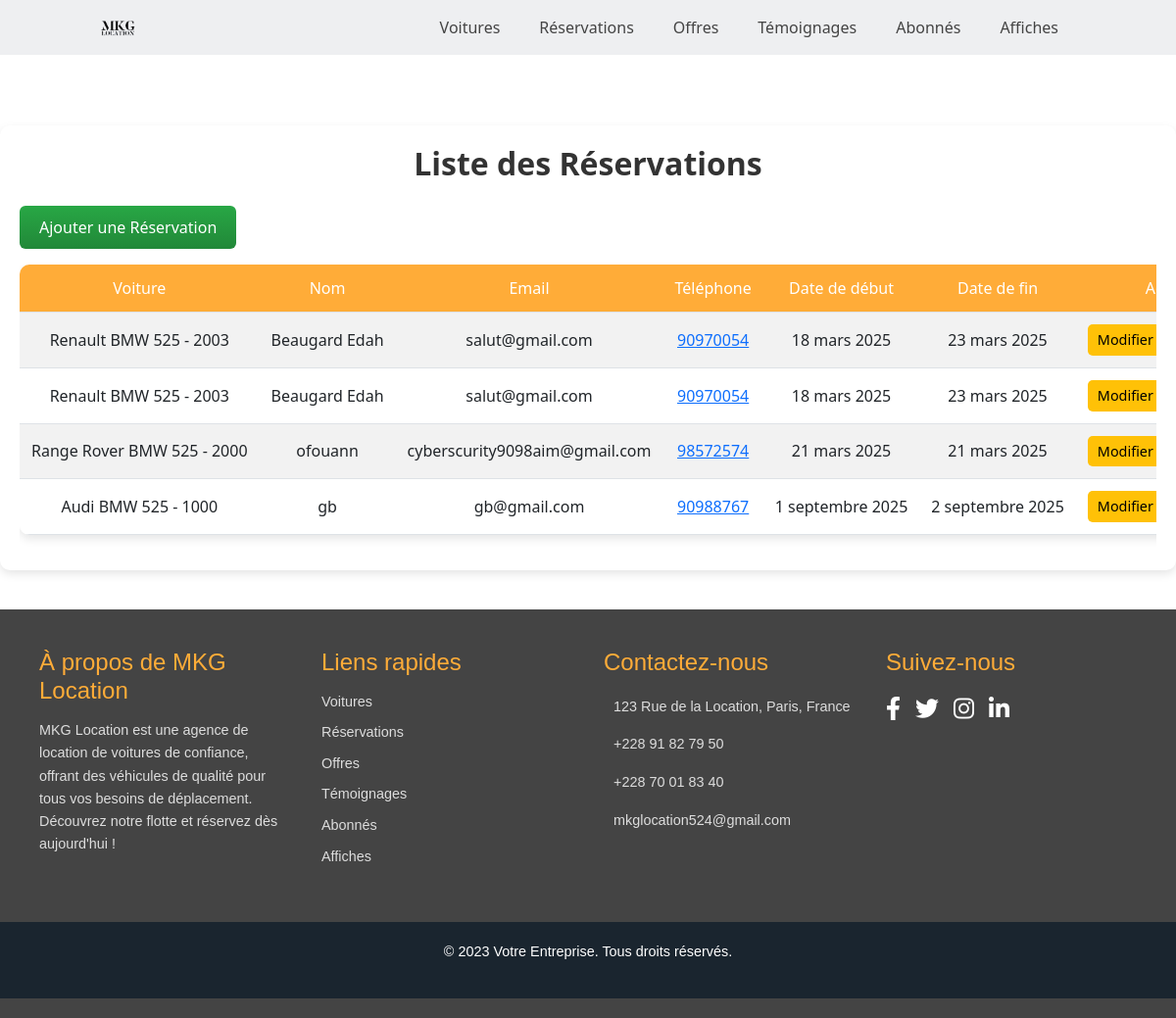
/reservations/, run on the app's committed database.
### vehicules/models.py (models this page shows, shortened)
class Reservation(models.Model):
    voiture = models.ForeignKey(Voiture, on_delete=models.CASCADE)  # Référence à la voiture réservée
    nom = models.CharField(max_length=255)
    email = models.EmailField()
    telephone = models.CharField(max_length=15)
    date_debut = models.DateField()
    date_fin = models.DateField()

class Voiture(models.Model):
    MARQUES = [
        ('BMW', 'BMW'),
        ('Mercedes', 'Mercedes-Benz'),
        ('Audi', 'Audi'),
        ('Range Rover', 'Range Rover'),
        ('Toyota', 'Toyota'),
        ('Peugeot', 'Peugeot'),
        ('Renault', 'Renault'),
    ]
    marque = models.CharField(max_length=50, choices=MARQUES, verbose_name="Marque")
    modele = models.CharField(max_length=100, verbose_name="Modèle")
    annee = models.IntegerField(verbose_name="Année")
    prix_jour = models.DecimalField(max_digits=10, decimal_places=2, verbose_name="Prix par jour (Fcfa)")
    prix_mois = models.DecimalField(max_digits=10, decimal_places=2, verbose_name="Prix par mois (Fcfa)")
    image = models.ImageField(upload_to='voitures/')  # Assure-toi d'avoir upload_to !
    def __str__(self):
        return f"{self.marque} {self.modele} - {self.annee}"

### vehicules/views.py (the view)
# urls.py: path('reservations/', views.liste_reservations, name='liste_reservations'),
def liste_reservations(request):
    reservations = Reservation.objects.all()
    return render(request, 'dashboard/reservation/liste_reservations.html', {'reservations': reservations})

### vehicules/templates/dashboard/reservation/liste_reservations.html (shortened to what this page needs)
{% load static %}
<!DOCTYPE html>
<html lang="fr">
<head>
    <link href="https://cdn.jsdelivr.net/npm/bootstrap@5.3.0/dist/css/bootstrap.min.css" rel="stylesheet">
    <link href="https://cdnjs.cloudflare.com/ajax/libs/font-awesome/6.0.0-beta3/css/all.min.css" rel="stylesheet">
</head>
<body>
    <header class="section">
        <div class="logo">
            <a href="{% url 'dashboard' %}">
                <img src="{% static 'images/logomkg.png' %}" alt="Logo MKG">
            </a>
        </div>
        <div class="navbar-container">
            <ul class="navbar">
                <li><a href="{% url 'liste_voitures' %}">Voitures</a></li>
                <li><a href="{% url 'liste_reservations' %}">Réservations</a></li>
                <li><a href="{% url 'liste_offres' %}">Offres</a></li>
                <li><a href="{% url 'liste_temoignages' %}">Témoignages</a></li>
                <li><a href="{% url 'liste_abonnes' %}">Abonnés</a></li>
                <li><a href="{% url 'liste_affiches' %}">Affiches</a></li>
            </ul>
        </div>
    </header>
    <main>
        <div class="container mt-5">
            <h1 class="mb-4">Liste des Réservations</h1>
            <a href="{% url 'ajouter_reservation' %}" class="btn btn-success mb-3">Ajouter une Réservation</a>
            <div class="table-responsive">
                <table class="table table-striped table-hover">
                    <thead>
                        <tr>
                            <th>Voiture</th>
                            <th>Nom</th>
                            <th>Email</th>
                            <th>Téléphone</th>
                            <th>Date de début</th>
                            <th>Date de fin</th>
                            <th>Actions</th>
                        </tr>
                    </thead>
                    <tbody>
                        {% for reservation in reservations %}
                        <tr>
                            <td>{{ reservation.voiture }}</td>
                            <td>{{ reservation.nom }}</td>
                            <td>{{ reservation.email }}</td>
                            <td>
                                <a href="https://wa.me/{{ reservation.telephone }}" target="_blank">
                                    {{ reservation.telephone }}
                                </a>
                            </td>
                            <td>{{ reservation.date_debut }}</td>
                            <td>{{ reservation.date_fin }}</td>
                            <td>
                                <a href="{% url 'modifier_reservation' reservation.id %}" class="btn btn-warning btn-sm">Modifier</a>
                            </td>
                        </tr>
                        {% endfor %}
                    </tbody>
                </table>
            </div>
        </div>
    </main>
    <footer class="footer">
        <div class="footer-container">
            <div class="footer-section">
                <h3>À propos de MKG Location</h3>
                <p>MKG Location est une agence de location de voitures de confiance, offrant des véhicules de qualité pour tous vos besoins de déplacement. Découvrez notre flotte et réservez dès aujourd'hui !</p>
            </div>
            <div class="footer-section">
                <h3>Liens rapides</h3>
                <ul>
                    <li><a href="{% url 'liste_voitures' %}">Voitures</a></li>
                    <li><a href="{% url 'liste_reservations' %}">Réservations</a></li>
                    <li><a href="{% url 'liste_offres' %}">Offres</a></li>
                    <li><a href="{% url 'liste_temoignages' %}">Témoignages</a></li>
                    <li><a href="{% url 'liste_abonnes' %}">Abonnés</a></li>
                    <li><a href="{% url 'liste_affiches' %}">Affiches</a></li>
                </ul>
            </div>
           <div class="footer-section">
            <h3>Contactez-nous</h3>
            <ul>
                <li> 123 Rue de la Location, Paris, France</li>
                <li><a href="https://wa.me/22891827950" target="_blank"> +228 91 82 79 50</a></li>
                <li><a href="https://wa.me/22870018340" target="_blank"> +228 70 01 83 40</a></li>
                <li> mkglocation524@gmail.com</li>
            </ul>
        </div>
            <div class="footer-section">
                <h3>Suivez-nous</h3>
                <div class="social-icons">
                    <a href="#"><i class="fab fa-facebook-f"></i></a>
                    <a href="#"><i class="fab fa-twitter"></i></a>
                    <a href="#"><i class="fab fa-instagram"></i></a>
                    <a href="#"><i class="fab fa-linkedin-in"></i></a>
                </div>
            </div>
        </div>
        <div class="copyright">
            <p>&copy; 2023 Votre Entreprise. Tous droits réservés.</p>
        </div>
    </footer>
</body>
</html>

### vehicules/templates/dashboard/reservation/liste_reservations.html (style rules this page uses)
header.section { position: fixed; top: 0; left: 0; right: 0; z-index: 1000; display: flex; align-items: center; justify-content: space-between; background: #eeeff1; padding: 15px 100px; transition: background 0.3s ease, padding 0.3s ease; }
.logo img { width: 40px; }
.navbar { display: flex; list-style: none; padding: 0; margin: 0; }
.navbar li { position: relative; }
.navbar a { font-size: 1rem; padding: 10px 20px; color: #444; font-weight: 500; text-decoration: none; }
.navbar a::after { content: ''; width: 0; height: 3px; background: linear-gradient(#fe5b3d, #ffac38); position: absolute; bottom: -4px; left: 0; transition: 0.5s; }
.footer { background: #444; color: #fff; padding: 40px 0 20px; font-family: "Poppins", sans-serif; }
.footer-container { display: grid; grid-template-columns: repeat(auto-fit, minmax(250px, 1fr)); gap: 2rem; padding: 0 40px; max-width: 1200px; margin: 0 auto; }
.footer-section { margin-bottom: 20px; }
.footer-section h3 { font-size: 1.5rem; margin-bottom: 15px; color: #ffac38; }
.footer-section p { font-size: 0.9rem; line-height: 1.6; color: #ddd; }
.footer-section ul { list-style: none; padding: 0; }
.footer-section ul li { margin-bottom: 10px; font-size: 0.9rem; color: #ddd; }
.footer-section ul li a { color: #ddd; text-decoration: none; transition: color 0.3s ease; }
.social-icons { display: flex; gap: 15px; }
.social-icons a { color: #fff; font-size: 1.5rem; transition: color 0.3s ease; }
.copyright { padding: 20px; display: flex; justify-content: center; align-items: center; background: #1a252f; margin-top: 20px; }
.copyright p { color: #fff; font-size: 0.9rem; }
main { padding-top: 80px; padding-bottom: 40px; }
.container { max-width: 100%; margin: 0 auto; padding: 20px; background: #fff; border-radius: 10px; box-shadow: 0 4px 10px rgba(0, 0, 0, 0.1); }
h1 { font-size: 2rem; font-weight: 600; color: #333; text-align: center; margin-bottom: 1.5rem; }
.btn-success { background: linear-gradient(#28a745, #218838); border: none; padding: 10px 20px; font-size: 1rem; font-weight: 500; transition: background 0.3s ease; margin-bottom: 1.5rem; }
.table-responsive { overflow-x: auto; }
.table { width: 100%; background-color: #fff; border-radius: 10px; overflow: hidden; box-shadow: 0 4px 10px rgba(0, 0, 0, 0.1); }
.table th, .table td { padding: 12px; vertical-align: middle; text-align: center; white-space: nowrap; }
.table th { background-color: #ffac38; color: #fff; font-weight: 500; }
.table-striped tbody tr:nth-of-type(odd) { background-color: rgba(255, 172, 56, 0.05); }
.btn-warning, .btn-danger { padding: 5px 10px; font-size: 0.9rem; font-weight: 500; border: none; border-radius: 5px; cursor: pointer; transition: background 0.3s ease; }
.btn-warning { background: #ffc107; color: #000; }

### data on the page
Reservation: voiture "Renault BMW 525 - 2003", nom "Beaugard Edah", email "salut@gmail.com", telephone "90970054", date_debut "18 mars 2025", date_fin "23 mars 2025"
Reservation: voiture "Renault BMW 525 - 2003", nom "Beaugard Edah", email "salut@gmail.com", telephone "90970054", date_debut "18 mars 2025", date_fin "23 mars 2025"
Reservation: voiture "Range Rover BMW 525 - 2000", nom "ofouann", email "cyberscurity9098aim@gmail.com", telephone "98572574", date_debut "21 mars 2025", date_fin "21 mars 2025"
Reservation: voiture "Audi BMW 525 - 1000", nom "gb", email "gb@gmail.com", telephone "90988767", date_debut "1 septembre 2025", date_fin "2 septembre 2025"
